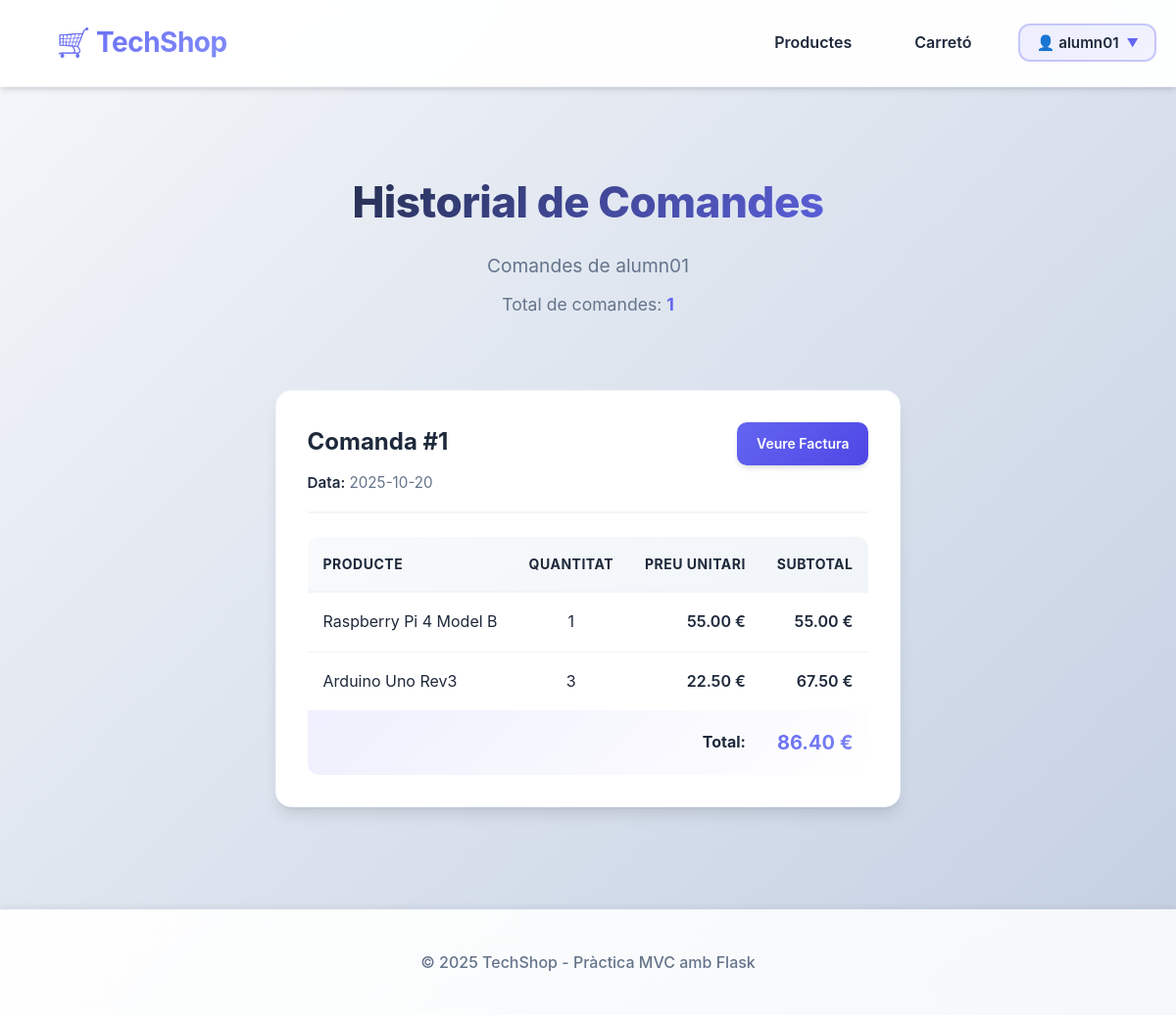
Before: /order-history (signed in) with the older database file.
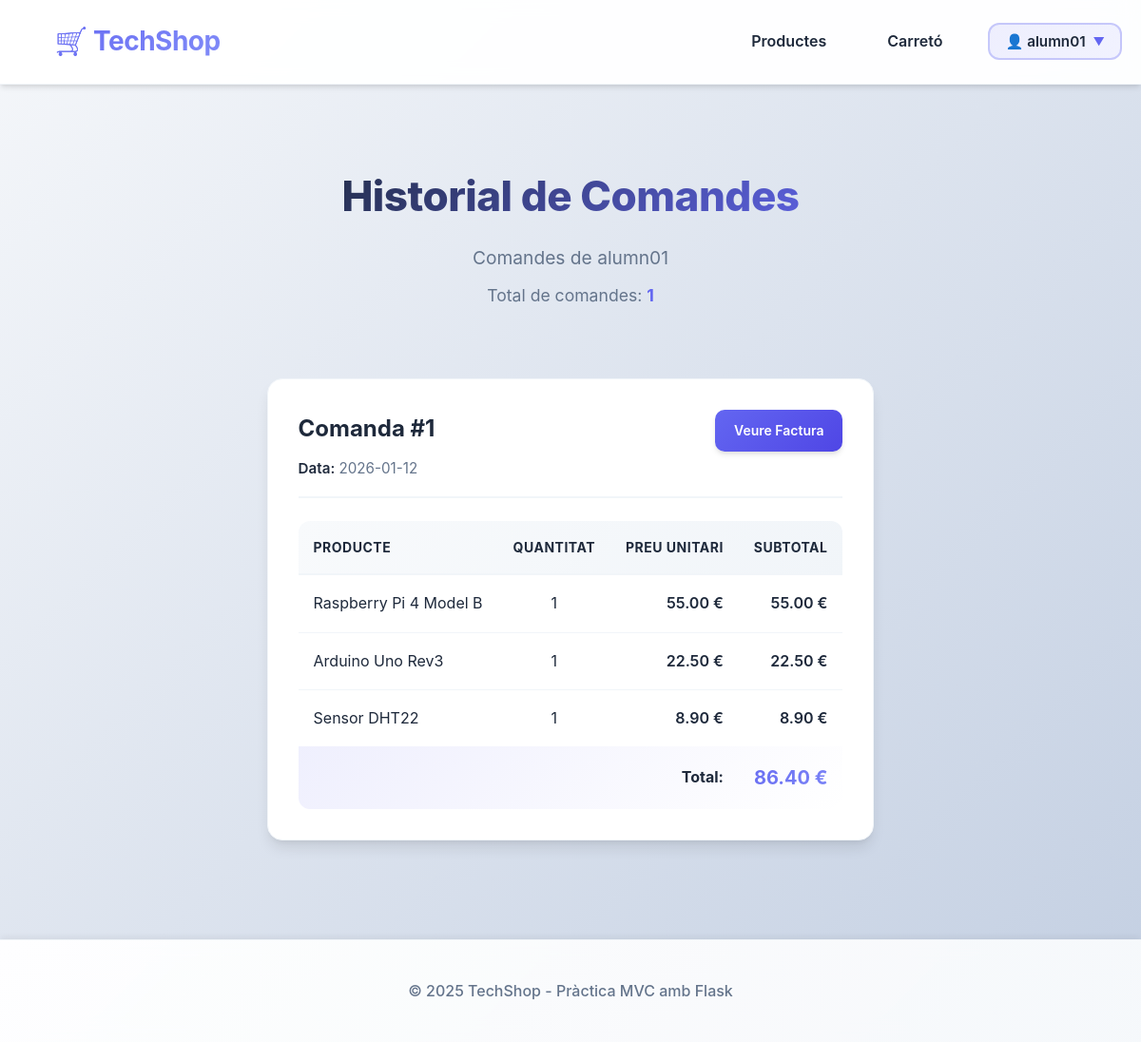
After: the same page with the newer database file.
### tables this page shows
CREATE TABLE UserAccount (
    id INTEGER PRIMARY KEY AUTOINCREMENT,
    username VARCHAR(20) NOT NULL UNIQUE CHECK(length(username) BETWEEN 4 AND 20),
    password_hash VARCHAR(60) NOT NULL,
    email VARCHAR(100) NOT NULL UNIQUE,
    created_at DATETIME NOT NULL DEFAULT (datetime('now'))
);

CREATE TABLE "Order" (
    id INTEGER PRIMARY KEY AUTOINCREMENT,
    total DECIMAL(10,2) NOT NULL CHECK(total >= 0),
    created_at DATETIME NOT NULL DEFAULT (datetime('now')),
    user_id INTEGER NOT NULL,
    FOREIGN KEY(user_id) REFERENCES UserAccount(id) ON DELETE CASCADE
);

CREATE TABLE Product (
    id INTEGER PRIMARY KEY AUTOINCREMENT,
    name VARCHAR(100) NOT NULL,
    price DECIMAL(10,2) NOT NULL CHECK(price >= 0),
    stock INTEGER NOT NULL CHECK(stock >= 0)
);

### app.py (the view)
@app.route('/order-history')
def order_history():
    user_id = session.get('user_id')
    if not user_id:
        flash('Has d\'iniciar sessió per veure el teu historial de comandes', 'info')
        return redirect(url_for('login'))
    orders = order_history_controller.get_user_orders(user_id, DB_PATH)
    order_count = order_history_controller.get_order_count(user_id, DB_PATH)
    user = UserAccount.get_by_username(session.get('username', ''), DB_PATH)
    return render_template('order_history.html',
                         orders=orders,
                         order_count=order_count,
                         user=user)

### controllers/order_history_controller.py (called while the page is built)
def get_order_count(user_id: int, db_path: Path) -> int:
    with sqlite3.connect(db_path) as conn:
        cur = conn.cursor()
        cur.execute("SELECT COUNT(*) FROM \"Order\" WHERE user_id = ?", (user_id,))
        return cur.fetchone()[0]

### models.py (called while the page is built)
    @staticmethod
    def get_by_id(product_id: int, db_path: Path) -> Optional['Product']:
        with sqlite3.connect(db_path) as conn:
            conn.row_factory = sqlite3.Row
            cur = conn.cursor()
            cur.execute("SELECT * FROM Product WHERE id = ?", (product_id,))
            row = cur.fetchone()
            if row:
                return Product(**dict(row))
            return None

    @staticmethod
    def get_by_username(username: str, db_path: Path) -> Optional['UserAccount']:
        with sqlite3.connect(db_path) as conn:
            conn.row_factory = sqlite3.Row
            cur = conn.cursor()
            cur.execute("SELECT * FROM UserAccount WHERE username = ?", (username,))
            row = cur.fetchone()
            if row:
                return UserAccount(**dict(row))
            return None

    @staticmethod
    def get_by_order_id(order_id: int, db_path: Path) -> List['OrderItem']:
        with sqlite3.connect(db_path) as conn:
            conn.row_factory = sqlite3.Row
            cur = conn.cursor()
            cur.execute("SELECT * FROM OrderItem WHERE order_id = ?", (order_id,))
            rows = cur.fetchall()
            return [OrderItem(**dict(row)) for row in rows]

### templates/order_history.html (shortened to what this page needs)
{% extends "base.html" %}
{% block content %}
<div class="history-header">
    <h2>Historial de Comandes</h2>
    {% if user %}
    <p class="subtitle">Comandes de {{ user.username }}</p>
    {% endif %}
    <p class="order-count">Total de comandes: <strong>{{ order_count }}</strong></p>
</div>
{% if orders %}
<div class="orders-container">
    {% for order_data in orders %}
    <div class="order-card">
        <div class="order-header">
            <div class="order-info">
                <h3>Comanda #{{ order_data.order.id }}</h3>
                <p class="order-date">
                    <strong>Data:</strong> {{ order_data.order.created_at.split()[0] if ' ' in order_data.order.created_at else order_data.order.created_at[:10] }}
                </p>
            </div>
            <div class="order-actions">
                <a href="{{ url_for('invoice', order_id=order_data.order.id) }}" class="btn btn-primary btn-small">
                    Veure Factura
                </a>
            </div>
        </div>
        <div class="order-details">
            <table class="order-items-table">
                <thead>
                    <tr>
                        <th>Producte</th>
                        <th class="text-center">Quantitat</th>
                        <th class="text-right">Preu Unitari</th>
                        <th class="text-right">Subtotal</th>
                    </tr>
                </thead>
                <tbody>
                    {% for item in order_data.order_items %}
                    <tr>
                        <td>{{ item.product.name }}</td>
                        <td class="text-center">{{ item.quantity }}</td>
                        <td class="text-right">{{ "%.2f"|format(item.unit_price) }} €</td>
                        <td class="text-right">{{ "%.2f"|format(item.subtotal) }} €</td>
                    </tr>
                    {% endfor %}
                </tbody>
                <tfoot>
                    <tr class="order-total-row">
                        <td colspan="3" class="text-right"><strong>Total:</strong></td>
                        <td class="text-right order-total"><strong>{{ "%.2f"|format(order_data.total) }} €</strong></td>
                    </tr>
                </tfoot>
            </table>
        </div>
    </div>
    {% endfor %}
</div>
{% endif %}
{% endblock %}

### templates/base.html (shortened to what this page needs)
<!DOCTYPE html>
<html lang="ca">
<head>
    <link rel="stylesheet" href="{{ url_for('static', filename='css/style.css') }}">
</head>
<body>
    <nav class="navbar">
        <div class="container">
            <h1 class="logo">🛒 TechShop</h1>
            <div class="nav-links">
                <a href="{{ url_for('index') }}">Productes</a>
                <a href="{{ url_for('cart') }}">Carretó</a>
                {% if session.get('user_id') %}
                    <div class="user-menu">
                        <button class="user-menu-toggle" onclick="toggleUserMenu()">
                            <span class="user-name">👤 {{ session.get('username', 'Usuari') }}</span>
                            <span class="dropdown-arrow">▼</span>
                        </button>
                    </div>
                {% else %}
                    <a href="{{ url_for('login') }}">Iniciar Sessió</a>
                    <a href="{{ url_for('register') }}" class="btn-register">Registrar-se</a>
                {% endif %}
            </div>
        </div>
    </nav>
    <div class="container">
        {% block content %}{% endblock %}
    </div>
    <footer class="footer">
        <div class="container">
            <p>&copy; 2025 TechShop - Pràctica MVC amb Flask</p>
        </div>
    </footer>
</body>
</html>

Changed rows visible on the page:
changed Order id 1: gains Product (product.name "Sensor DHT22", quantity "1", unit_price "8.90", subtotal "8.90"); order.created_at "2025-10-20" → "2026-01-12"
changed Product "Arduino Uno Rev3": quantity "3" → "1"; subtotal "67.50" → "22.50"
